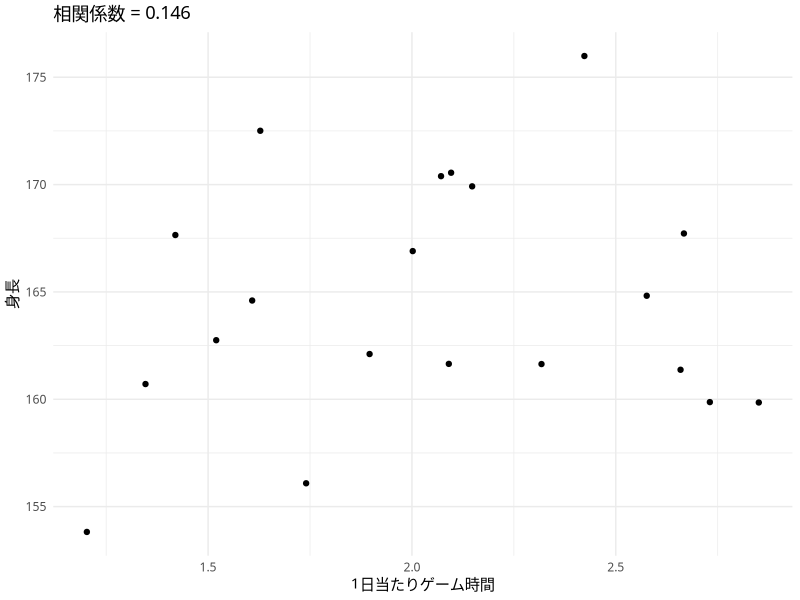

R code for this plot:
## ---- chunk 1
rm(list = ls())
library(knitr)
opts_chunk$set(attr.source = '.numberLines', fig.align = "center", 
               message = FALSE, warning = FALSE)
## ---- chunk 2
library(tidyverse)
setClass("My_S4_Object", 
         representation(
           data     = "data.frame", 
           var_name = "character", 
           cor      = "numeric",
           cor_ci   = "numeric"
           )
         )

My_Cor_S4 <- function(x, y, x.name, y.name) {
  if (!is.numeric(x) | !is.numeric(y)) {
    stop("xまたはyがnumeric型ではありません。")
  }
  if (length(x) != length(y)) {
    stop("xとyは同じ長さでなかればなりません。")
  }
  if (!is.character(x.name) | !is.character(y.name)) {
    stop("x.nameまたはy.nameがcharacter型ではありません。")
  }
  
  data     <- data.frame(x = x, y = y)
  var_name <- c(x.name, y.name)
  cor      <- cor.test(x, y)$estimate
  cor_ci   <- cor.test(x, y)$conf.int
  
  new("My_S4_Object",
      data     = data, 
      var_name = var_name, 
      cor      = cor,
      cor_ci   = cor_ci)
}

setValidity("My_S4_Object", function(x) {
  invalids <- c()
  if (length(x@var_name)     != 2 ||
      length(x@cor)   != 1 ||
      length(x@cor_ci)  != 2) {
    invalids <- "@var_name, @cor, @cor_ci must be of length 2, 1, and 2"
  } 
  
  if (length(invalids) > 0) {
    return(invalids)  
  }
  
  TRUE
})

setMethod("plot", "My_S4_Object",
          function(x) {
            x@data %>%
              ggplot(aes(x = x, y = y)) +
              geom_point() +
              labs(x = x@var_name[1], y = x@var_name[2]) +
              ggtitle(sprintf("相関係数 = %.3f", x@cor)) +
              theme_minimal(base_family = "HiraKakuProN-W3")
          })

setMethod("print", "My_S4_Object",
          function(x) {
            cat(sprintf("%sの平均値: %.3f\n", 
                        x@var_name[1],
                        mean(x@data$x)))
            cat(sprintf("%sの平均値: %.3f\n", 
                        x@var_name[2],
                        mean(x@data$y)))
            cat(sprintf("相関係数: %.3f [%.3f, %.3f]\n", 
                        x@cor, 
                        x@cor_ci[1],
                        x@cor_ci[2]))
          })

setMethod("summary", "My_S4_Object",
          function(object) {
            print(object)
          })
## ---- chunk 3
formals("plot")
formals("print")
formals("summary")
## ---- chunk 4
library(tidyverse)

Cor_Obj_S4 <- My_Cor_S4(x      = rnorm(20, 2, 0.5), 
                        y      = rnorm(20, 165, 6), 
                        x.name = "1日当たりゲーム時間", 
                        y.name = "身長")

Cor_Obj_S4

class(Cor_Obj_S4)

plot(Cor_Obj_S4)

print(Cor_Obj_S4)

summary(Cor_Obj_S4)
